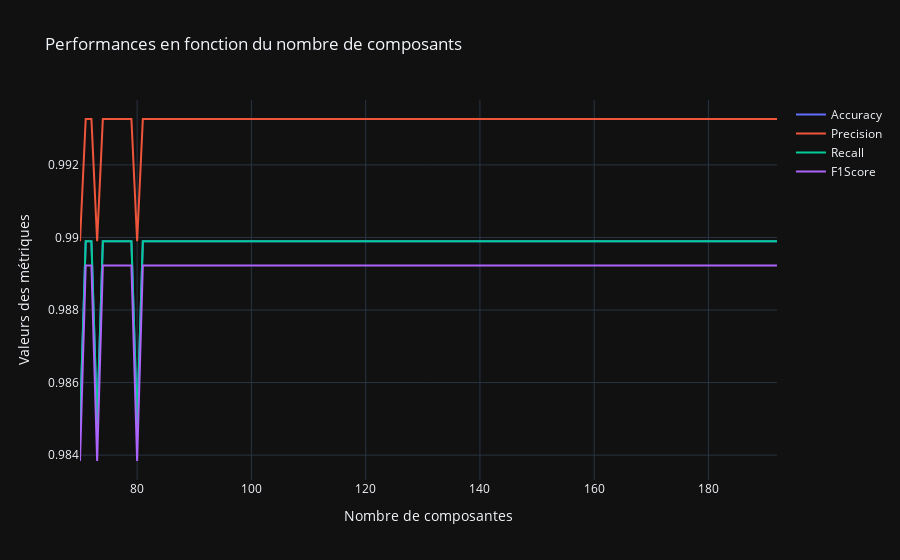

Notebook source saved alongside this figure:
### Code cell
# SVC
acc_curve_svc = go.Scatter(x=x_data, y=acc_acp_svc, mode='lines', name='Accuracy')
pre_curve_svc = go.Scatter(x=x_data, y=pre_acp_svc, mode='lines', name='Precision')
rec_curve_svc = go.Scatter(x=x_data, y=rec_acp_svc, mode='lines', name='Recall')
f1s_curve_svc = go.Scatter(x=x_data, y=f1s_acp_svc, mode='lines', name='F1Score')

fig_svc = go.Figure()
fig_svc.add_trace(acc_curve_svc)
fig_svc.add_trace(pre_curve_svc)
fig_svc.add_trace(rec_curve_svc)
fig_svc.add_trace(f1s_curve_svc)

fig_svc.update_layout(title='Performances en fonction du nombre de composants',
                   xaxis_title='Nombre de composantes',
                   yaxis_title='Valeurs des métriques')

fig_svc.show()
